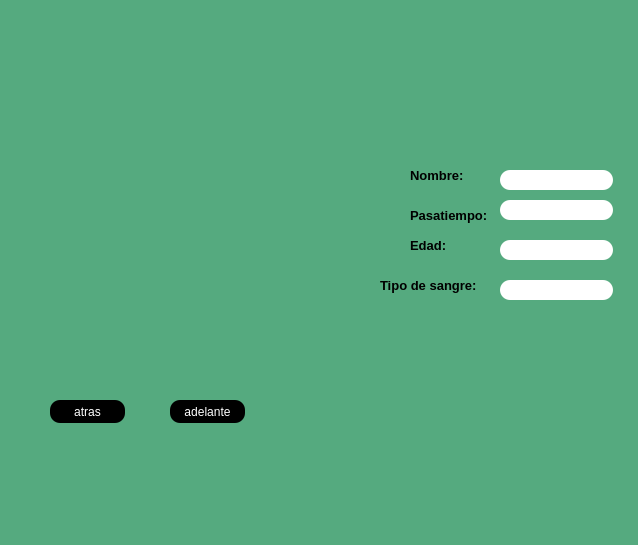
<?xml version="1.0" encoding="UTF-8"?>
<ui version="4.0">
 <class>MainWindow</class>
 <widget class="QMainWindow" name="MainWindow">
  <property name="geometry">
   <rect>
    <x>0</x>
    <y>0</y>
    <width>638</width>
    <height>545</height>
   </rect>
  </property>
  <property name="windowTitle">
   <string>MainWindow</string>
  </property>
  <property name="styleSheet">
   <string notr="true">background-color: rgb(85, 170, 127);</string>
  </property>
  <widget class="QWidget" name="centralwidget">
   <widget class="QLabel" name="label">
    <property name="geometry">
     <rect>
      <x>30</x>
      <y>10</y>
      <width>201</width>
      <height>101</height>
     </rect>
    </property>
    <property name="text">
     <string/>
    </property>
    <property name="pixmap">
     <pixmap resource="../Recursos.qrc">:/Logos/Imagenes/WhatsApp Image 2024-02-15 at 6.57.13 PM.jpeg</pixmap>
    </property>
    <property name="scaledContents">
     <bool>true</bool>
    </property>
   </widget>
   <widget class="QLabel" name="label_2">
    <property name="geometry">
     <rect>
      <x>396</x>
      <y>10</y>
      <width>241</width>
      <height>101</height>
     </rect>
    </property>
    <property name="text">
     <string/>
    </property>
    <property name="pixmap">
     <pixmap resource="../Recursos.qrc">:/Logos/Imagenes/UAT_2018_-_2021_HORIZONTAL.jpg</pixmap>
    </property>
    <property name="scaledContents">
     <bool>true</bool>
    </property>
   </widget>
   <widget class="QLabel" name="label_3">
    <property name="geometry">
     <rect>
      <x>540</x>
      <y>440</y>
      <width>71</width>
      <height>61</height>
     </rect>
    </property>
    <property name="text">
     <string/>
    </property>
    <property name="pixmap">
     <pixmap resource="../Recursos.qrc">:/Logos/Imagenes/WhatsApp Image 2024-02-15 at 9.24.51 PM.jpeg</pixmap>
    </property>
    <property name="scaledContents">
     <bool>true</bool>
    </property>
   </widget>
   <widget class="QLabel" name="img_persona">
    <property name="geometry">
     <rect>
      <x>50</x>
      <y>170</y>
      <width>201</width>
      <height>201</height>
     </rect>
    </property>
    <property name="text">
     <string/>
    </property>
    <property name="pixmap">
     <pixmap resource="../Recursos.qrc">:/Logos/Imagenes/images.jpg</pixmap>
    </property>
    <property name="scaledContents">
     <bool>true</bool>
    </property>
   </widget>
   <widget class="QPushButton" name="btn_atras">
    <property name="geometry">
     <rect>
      <x>50</x>
      <y>400</y>
      <width>75</width>
      <height>23</height>
     </rect>
    </property>
    <property name="styleSheet">
     <string notr="true">background-color: rgb(255, 255, 255);
color: rgb(255, 255, 255);
background-color: rgb(0, 0, 0);
border-radius:10px;</string>
    </property>
    <property name="text">
     <string>atras</string>
    </property>
   </widget>
   <widget class="QPushButton" name="btn_adelante">
    <property name="geometry">
     <rect>
      <x>170</x>
      <y>400</y>
      <width>75</width>
      <height>23</height>
     </rect>
    </property>
    <property name="styleSheet">
     <string notr="true">background-color: rgb(255, 255, 255);
color: rgb(255, 255, 255);
background-color: rgb(0, 0, 0);
border-radius:10px;</string>
    </property>
    <property name="text">
     <string>adelante</string>
    </property>
   </widget>
   <widget class="QLabel" name="label_4">
    <property name="geometry">
     <rect>
      <x>410</x>
      <y>160</y>
      <width>101</width>
      <height>31</height>
     </rect>
    </property>
    <property name="font">
     <font>
      <pointsize>10</pointsize>
      <weight>75</weight>
      <bold>true</bold>
     </font>
    </property>
    <property name="text">
     <string>Nombre:</string>
    </property>
   </widget>
   <widget class="QLabel" name="label_5">
    <property name="geometry">
     <rect>
      <x>410</x>
      <y>200</y>
      <width>101</width>
      <height>31</height>
     </rect>
    </property>
    <property name="font">
     <font>
      <pointsize>10</pointsize>
      <weight>75</weight>
      <bold>true</bold>
     </font>
    </property>
    <property name="text">
     <string>Pasatiempo:</string>
    </property>
   </widget>
   <widget class="QLabel" name="label_6">
    <property name="geometry">
     <rect>
      <x>410</x>
      <y>230</y>
      <width>101</width>
      <height>31</height>
     </rect>
    </property>
    <property name="font">
     <font>
      <pointsize>10</pointsize>
      <weight>75</weight>
      <bold>true</bold>
     </font>
    </property>
    <property name="text">
     <string>Edad:</string>
    </property>
   </widget>
   <widget class="QLabel" name="label_7">
    <property name="geometry">
     <rect>
      <x>380</x>
      <y>270</y>
      <width>101</width>
      <height>31</height>
     </rect>
    </property>
    <property name="font">
     <font>
      <pointsize>10</pointsize>
      <weight>75</weight>
      <bold>true</bold>
     </font>
    </property>
    <property name="text">
     <string>Tipo de sangre:</string>
    </property>
   </widget>
   <widget class="QLineEdit" name="txt_nombre">
    <property name="geometry">
     <rect>
      <x>500</x>
      <y>170</y>
      <width>113</width>
      <height>20</height>
     </rect>
    </property>
    <property name="font">
     <font>
      <pointsize>10</pointsize>
      <weight>75</weight>
      <bold>true</bold>
     </font>
    </property>
    <property name="styleSheet">
     <string notr="true">background-color: rgb(255, 255, 255);
border-radius:10px;</string>
    </property>
    <property name="text">
     <string/>
    </property>
   </widget>
   <widget class="QLineEdit" name="txt_tipodesangre">
    <property name="geometry">
     <rect>
      <x>500</x>
      <y>280</y>
      <width>113</width>
      <height>20</height>
     </rect>
    </property>
    <property name="font">
     <font>
      <pointsize>10</pointsize>
      <weight>75</weight>
      <bold>true</bold>
     </font>
    </property>
    <property name="styleSheet">
     <string notr="true">background-color: rgb(255, 255, 255);
border-radius:10px;</string>
    </property>
    <property name="text">
     <string/>
    </property>
   </widget>
   <widget class="QLineEdit" name="txt_pasatiempo">
    <property name="geometry">
     <rect>
      <x>500</x>
      <y>200</y>
      <width>113</width>
      <height>20</height>
     </rect>
    </property>
    <property name="font">
     <font>
      <pointsize>10</pointsize>
      <weight>75</weight>
      <bold>true</bold>
     </font>
    </property>
    <property name="styleSheet">
     <string notr="true">background-color: rgb(255, 255, 255);
border-radius:10px;</string>
    </property>
    <property name="text">
     <string/>
    </property>
   </widget>
   <widget class="QLineEdit" name="txt_edad">
    <property name="geometry">
     <rect>
      <x>500</x>
      <y>240</y>
      <width>113</width>
      <height>20</height>
     </rect>
    </property>
    <property name="font">
     <font>
      <pointsize>10</pointsize>
      <weight>75</weight>
      <bold>true</bold>
     </font>
    </property>
    <property name="styleSheet">
     <string notr="true">background-color: rgb(255, 255, 255);
border-radius:10px;</string>
    </property>
    <property name="text">
     <string/>
    </property>
   </widget>
  </widget>
  <widget class="QMenuBar" name="menubar">
   <property name="geometry">
    <rect>
     <x>0</x>
     <y>0</y>
     <width>638</width>
     <height>21</height>
    </rect>
   </property>
  </widget>
  <widget class="QStatusBar" name="statusbar"/>
 </widget>
 <resources>
  <include location="../Recursos.qrc"/>
 </resources>
 <connections/>
</ui>
